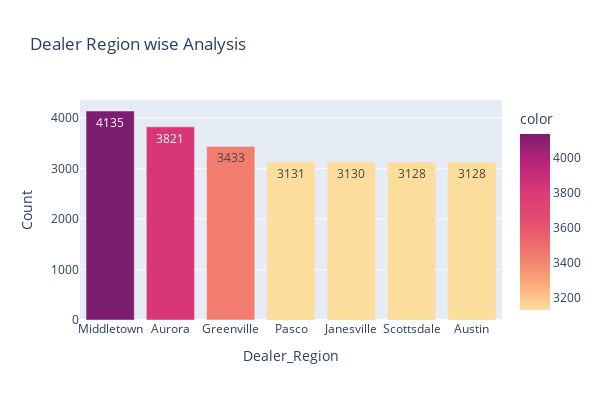

The notebook cell saved with this chart:
### Code cell
fig = px.bar(df, x=df['Dealer_Region'].unique(), y=df['Dealer_Region'].value_counts(),
            title='Dealer Region wise Analysis', width=600, height=400,
            text=df['Dealer_Region'].value_counts(), color=df['Dealer_Region'].value_counts(),
            color_continuous_scale='Sunsetdark', labels={"x":"Dealer_Region", "y":"Count"})

fig.show()

### Figure 1 — Plotly figure (JSON) as saved in the notebook; plotly's stock layout.template omitted (floating-point values rounded to 4 significant figures)
{"data": [{"alignmentgroup": "True", "hovertemplate": "Dealer_Region=%{x}<br>Count=%{y}<br>text=%{text}<br>color=%{marker.color}<extra></extra>", "legendgroup": "", "marker": {"color": [4135, 3821, 3433, 3131, 3130, 3128, 3128], "coloraxis": "coloraxis", "pattern": {"shape": ""}}, "name": "", "offsetgroup": "", "orientation": "v", "showlegend": false, "text": [4135, 3821, 3433, 3131, 3130, 3128, 3128], "textposition": "auto", "type": "bar", "x": ["Middletown", "Aurora", "Greenville", "Pasco", "Janesville", "Scottsdale", "Austin"], "xaxis": "x", "y": [4135, 3821, 3433, 3131, 3130, 3128, 3128], "yaxis": "y"}], "layout": {"barmode": "relative", "coloraxis": {"colorbar": {"title": {"text": "color"}}, "colorscale": [[0, "rgb(252, 222, 156)"], [0.1667, "rgb(250, 164, 118)"], [0.3333, "rgb(240, 116, 110)"], [0.5, "rgb(227, 79, 111)"], [0.6667, "rgb(220, 57, 119)"], [0.8333, "rgb(185, 37, 122)"], [1, "rgb(124, 29, 111)"]]}, "height": 400, "legend": {"tracegroupgap": 0}, "title": {"text": "Dealer Region wise Analysis"}, "width": 600, "xaxis": {"anchor": "y", "domain": [0, 1], "title": {"text": "Dealer_Region"}}, "yaxis": {"anchor": "x", "domain": [0, 1], "title": {"text": "Count"}}}}
